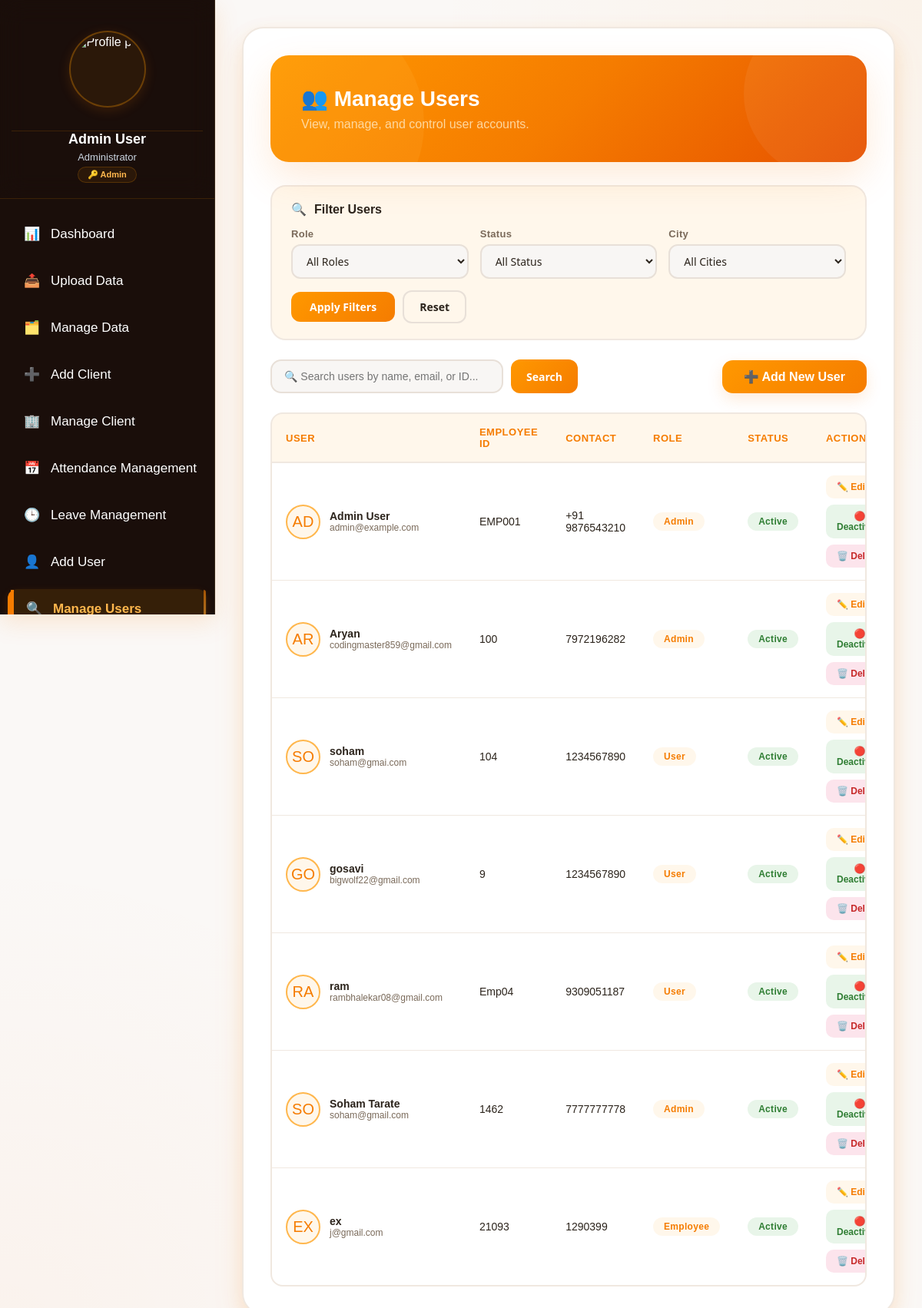
Page /manage_user.php (signed in) on the committed database.
### tables this page shows
CREATE TABLE `users` (
  `user_id` int(11) NOT NULL,
  `name` varchar(255) DEFAULT NULL,
  `address` text DEFAULT NULL,
  `employee_id` varchar(50) DEFAULT NULL,
  `email_id` varchar(255) DEFAULT NULL,
  `email_pass` varchar(255) DEFAULT NULL,
  `contact_no` varchar(20) DEFAULT NULL,
  `username` varchar(50) DEFAULT NULL,
  `password_hash` varchar(255) DEFAULT NULL,
  `designation` varchar(100) DEFAULT NULL,
  `role` varchar(50) DEFAULT NULL,
  `city` varchar(100) DEFAULT NULL,
  `profile_picture` varchar(255) DEFAULT NULL,
  `status` varchar(20) DEFAULT NULL,
  `session_token` varchar(255) DEFAULT NULL,
  `created_at` datetime DEFAULT NULL,
  `updated_at` datetime DEFAULT NULL
);

### manage_user.php (the view, shortened to what this page needs)
<?php
include 'sidebar.php';
$search_query = isset($_GET['search']) ? $_GET['search'] : '';
$params = [];
$types = "";
$sql = "SELECT * FROM users";
$sql .= " ORDER BY created_at DESC";
if (!empty($params)) {
    $stmt = mysqli_prepare($conn, $sql);
    if ($stmt) {
        mysqli_stmt_bind_param($stmt, $types, ...$params);
        mysqli_stmt_execute($stmt);
        $result = mysqli_stmt_get_result($stmt);
    } else {
        $result = mysqli_query($conn, $sql);
    }
} else {
    $result = mysqli_query($conn, $sql);
}
$users = [];
if ($result) {
    while ($row = mysqli_fetch_assoc($result)) {
        $users[] = $row;
    }
}
?>
<!DOCTYPE html>
<html>
<head>
</head>
<body>
    <div class="main-content" id="mainContent">
        <div class="container">
            <div class="welcome-card">
                <h1>👥 Manage Users</h1>
                <p>View, manage, and control user accounts.</p>
            </div>
            <div class="filter-section">
                <div class="filter-title">
                    <span>🔍</span> Filter Users
                </div>
                <form method="GET" action="">
                    <div class="filter-grid">
                        <div class="filter-group">
                            <label for="filter_role">Role</label>
                            <select id="filter_role" name="role">
                                <option value="">All Roles</option>
                            </select>
                        </div>
                        <div class="filter-group">
                            <label for="filter_status">Status</label>
                            <select id="filter_status" name="status">
                                <option value="">All Status</option>
                            </select>
                        </div>
                        <div class="filter-group">
                            <label for="filter_city">City</label>
                            <select id="filter_city" name="city">
                                <option value="">All Cities</option>
                            </select>
                        </div>
                        <div class="filter-actions">
                            <button type="submit" class="btn-filter">Apply Filters</button>
                            <a href="manage_user.php" class="btn-reset">Reset</a>
                        </div>
                    </div>
                </form>
            </div>
            <div class="header-actions">
                <div class="search-box">
                    <form method="GET" action="">
                        <input type="text"
                               id="searchInput"
                               name="search"
                               placeholder="🔍 Search users by name, email, or ID..."
                               value="<?php echo htmlspecialchars($search_query); ?>">
                        <button type="submit" class="btn-filter" style="padding: 10px 20px;">Search</button>
                    </form>
                </div>
                <a href="add_user.php" class="btn-add">
                    ➕ Add New User
                </a>
            </div>
            <div class="table-responsive">
                <table id="userTable">
                    <thead>
                        <tr>
                            <th>User</th>
                            <th>Employee ID</th>
                            <th>Contact</th>
                            <th>Role</th>
                            <th>Status</th>
                            <th>Actions</th>
                        </tr>
                    </thead>
                    <tbody>
                        <?php if (count($users) > 0): ?>
                            <?php foreach ($users as $user): ?>
                                <tr>
                                    <td>
                                        <div class="user-info">
                                            <?php if (!empty($user['profile_picture']) && file_exists($user['profile_picture'])): ?>
                                                <img src="<?php echo htmlspecialchars($user['profile_picture']); ?>"
                                                     alt="Profile"
                                                     class="user-avatar">
                                            <?php else: ?>
                                                <div class="user-avatar-placeholder">
                                                    <?php echo strtoupper(substr($user['name'], 0, 2)); ?>
                                                </div>
                                            <?php endif; ?>
                                            <div class="user-details">
                                                <span class="user-name"><?php echo htmlspecialchars($user['name']); ?></span>
                                                <span class="user-email"><?php echo htmlspecialchars($user['email_id']); ?></span>
                                            </div>
                                        </div>
                                    </td>
                                    <td><?php echo htmlspecialchars($user['employee_id']); ?></td>
                                    <td><?php echo htmlspecialchars($user['contact_no']); ?></td>
                                    <td>
                                        <span class="badge badge-role">
                                            <?php echo htmlspecialchars($user['role']); ?>
                                        </span>
                                    </td>
                                    <td>
                                        <span class="badge <?php echo ($user['status'] == 'active') ? 'badge-active' : 'badge-inactive'; ?>">
                                            <?php echo ucfirst($user['status']); ?>
                                        </span>
                                    </td>
                                    <td>
                                        <div class="action-buttons">
                                            <button type="button"
                                                    class="btn-action btn-edit"
                                                    onclick="openEditModal(<?php echo htmlspecialchars(json_encode($user)); ?>)">
                                                ✏️ Edit
                                            </button>
                                            <form method="post" style="display: inline;">
                                                <button type="submit"
                                                        name="toggle_status"
                                                        class="btn-action btn-toggle"
                                                        onclick="return confirm('Toggle status for <?php echo addslashes($user['name']); ?>?')">
                                                    <?php echo ($user['status'] == 'active') ? '🔴' : '🟢'; ?>
                                                    <?php echo ($user['status'] == 'active') ? 'Deactivate' : 'Activate'; ?>
                                                </button>
                                            </form>
                                            <form method="post" style="display: inline;"
                                                  onsubmit="return confirm('Are you sure you want to delete <?php echo addslashes($user['name']); ?>? This action cannot be undone.')">
                                                <button type="submit"
                                                        name="delete_user"
                                                        class="btn-action btn-delete">
                                                    🗑️ Delete
                                                </button>
                                            </form>
                                        </div>
                                    </td>
                                </tr>
                            <?php endforeach; ?>
                        <?php endif; ?>
                    </tbody>
                </table>
            </div>
        </div>
    </div>
</body>
</html>

### rows in the picture
users: name "AD", name "Admin User", email "admin@example.com", employee "EMP001", contact_no "+91 9876543210", role "Admin", status "Active", shows "Deactivate"
users: name "AR", name "Aryan", email "codingmaster859@gmail.com", employee "100", contact_no "7972196282", role "Admin", status "Active", shows "Deactivate"
users: name "SO", name "soham", email "soham@gmai.com", employee "104", contact_no "1234567890", role "User", status "Active", shows "Deactivate"
users: name "GO", name "gosavi", email "bigwolf22@gmail.com", employee "9", contact_no "1234567890", role "User", status "Active", shows "Deactivate"
users: name "RA", name "ram", email "rambhalekar08@gmail.com", employee "Emp04", contact_no "9309051187", role "User", status "Active", shows "Deactivate"
users: name "SO", name "Soham Tarate", email "soham@gmail.com", employee "1462", contact_no "7777777778", role "Admin", status "Active", shows "Deactivate"
users: name "EX", name "ex", email "j@gmail.com", employee "21093", contact_no "1290399", role "Employee", status "Active", shows "Deactivate"

### other values in the picture
$admin_name "Admin User"
